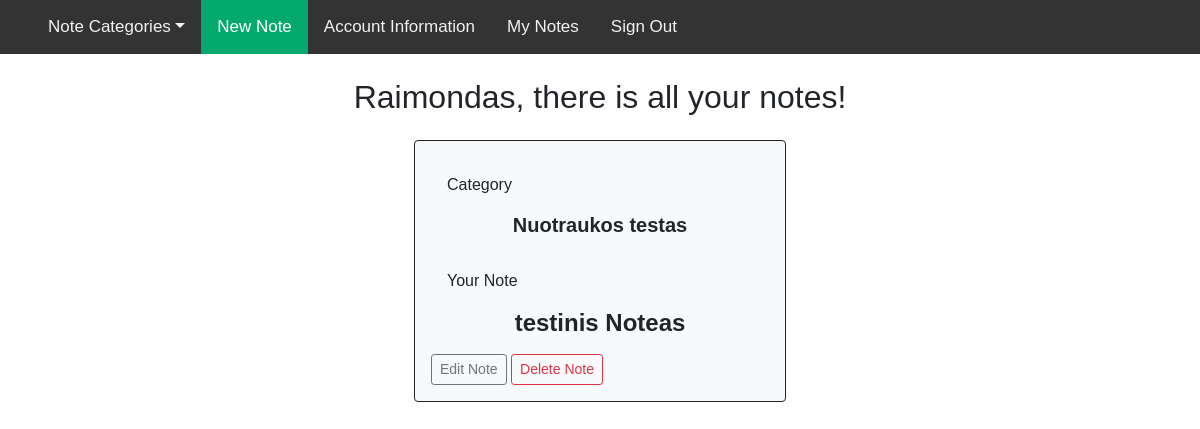
/read_review (signed in), run on an earlier commit of the app's database.
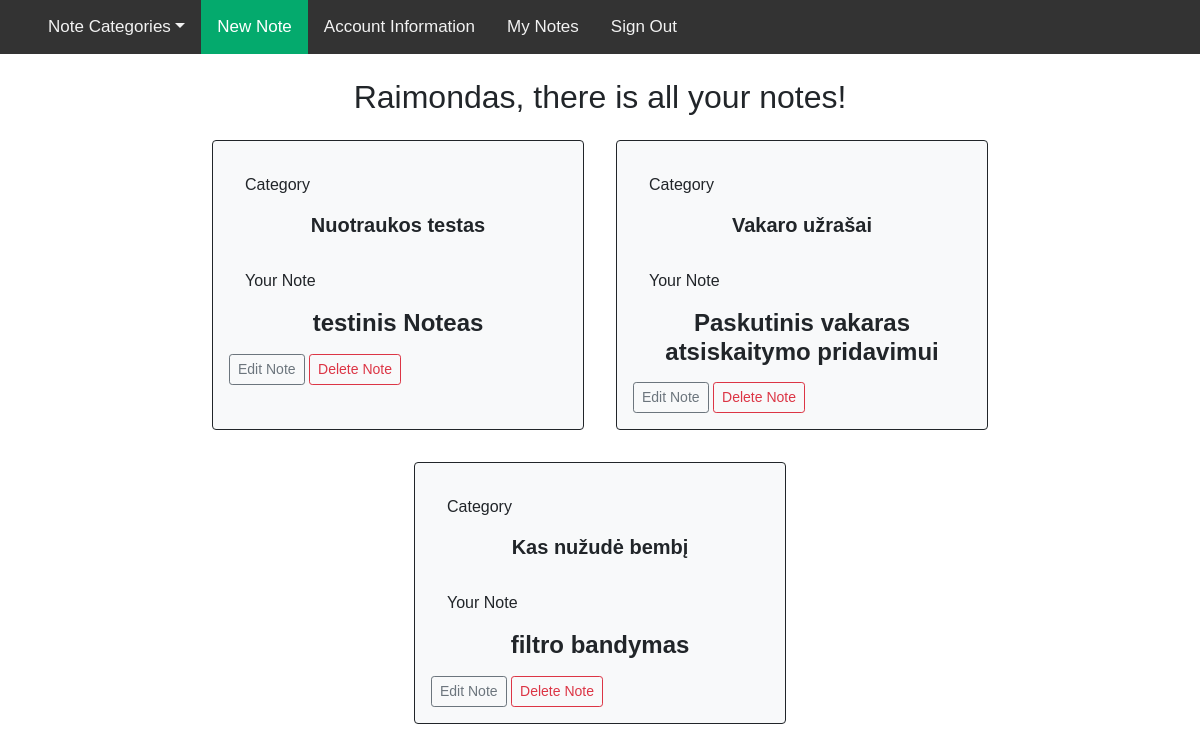
And on a later commit of the database.
### main.py (models this page shows, shortened)
class User(db.Model, UserMixin):
    __tablename__ = 'user'
    id = db.Column(db.Integer, primary_key=True)
    first_name = db.Column(db.Integer, nullable=False)
    last_name = db.Column(db.String(100), nullable=False)
    email_address = db.Column(db.String(100), nullable=False, unique=True)
    password = db.Column(db.String(100), nullable=False)
    is_admin = db.Column(db.Boolean, nullable=False, default=False)

class Review(db.Model):
    __tablename__ = 'review'
    id = db.Column(db.Integer, primary_key=True)
    date_posted = db.Column(db.DateTime, nullable=False, default=datetime.utcnow)
    content = db.Column(db.Text, nullable=False)
    user_id = db.Column(db.Integer, db.ForeignKey('user.id'), nullable=False)
    user = db.relationship("User")
    books_id = db.Column(db.Integer, db.ForeignKey('books.id'))
    book_name = db.relationship("Books")

class Books(db.Model):
    __tablename__ = 'books'
    id = db.Column(db.Integer, primary_key=True)
    book_name = db.Column(db.String(100), nullable=False)
    image_file = db.Column(db.String(20), nullable=False, default='default.jpg')
    user_id = db.Column(db.Integer, db.ForeignKey("user.id"))
    user = db.relationship("User")
    author_id = db.Column(db.Integer, db.ForeignKey("author.id"))
    author = db.relationship("Author")
    def __repr__(self):
        return f'{self.book_name}'

### main.py (the view)
@app.route('/read_review')
@login_required
def read_review():
    try:
        reviews = Review.query.all()
    except:
        reviews = []
    return render_template("read_review.html", reviews=reviews)

### main.py (called while the page is built)
@login_manager.user_loader
def load_user(user_id):
    return User.query.get(user_id)

### templates/read_review.html (shortened to what this page needs)
{% extends "base.html" %}
{% block content %}
<div class="text-center">
    <h2 class="account-heading">{{ current_user.first_name }}, there is all your notes!</h2>
</div>
        <div class="content d-flex flex-wrap justify-content-center">
            {% for review in reviews %}
            {% if review.user.id == current_user.id %}
            <div class="col-5 col-sm-4 p-3 m-3 border border-dark rounded-2 bg-light">
                <div class="m-3">
                    <p>Category</p>
                    <h5 class="text-center"><strong>{{ review.book_name }}</strong></h5>
                    <p>Your Note</p>
                    <h4 class="text-center"><strong>{{ review.content }}</strong></h4>
                </div>
                <a href="{{ url_for('edit_review', id=review.id)}}" class="btn btn-outline-secondary btn-sm">Edit Note</a>
                <a href="{{ url_for('delete_review', id=review.id)}}" class="btn btn-outline-danger btn-sm">Delete Note</a>
            </div>
            {% endif %}
            {% endfor %}
        </div>
{% endblock %}

### templates/base.html (shortened to what this page needs)
<!doctype html>
<html lang="en">
<head>
    <link rel="stylesheet" href="https://cdnjs.cloudflare.com/ajax/libs/font-awesome/4.7.0/css/font-awesome.min.css">
    <link href="https://cdn.jsdelivr.net/npm/bootstrap@5.0.2/dist/css/bootstrap.min.css" rel="stylesheet"
>
</head>
<body>
<div class="topnav" id="myTopnav">
    <ul>
   {% if current_user.is_authenticated %}
    <a class="nav-link dropdown-toggle" href="#" id="navbarDropdown" role="button" data-toggle="dropdown" aria-haspopup="true" aria-expanded="false">
          Note Categories</a>
  <a class="nav-link active" href="{{ url_for('review') }}">New Note</a>
  <a class="nav-link" href="{{ url_for('update_account_information') }}">Account Information</a>
  <a class="nav-link" href="{{ url_for('read_review') }}">My Notes</a>
  <a class="nav-link" href="{{ url_for('sign_out') }}">Sign Out</a>
   {% else %}
  <a class="nav-link" href="{{ url_for('sign_up') }}">Sign Up</a>
  <a class="nav-link" href="{{ url_for('sign_in') }}">Sign In</a>
   {% endif %}
    </ul>
</div>
<div class="container">
    <br>
    {% block content %}
    {% endblock %}
</div>
</body>
</html>

### templates/base.html (style rules this page uses)
body { margin: 0; font-family: Arial, Helvetica, sans-serif; }
.topnav { overflow: hidden; background-color: #333; }
.topnav a { float: left; display: block; color: #f2f2f2; text-align: center; padding: 14px 16px; text-decoration: none; font-size: 17px; }
.topnav a.active { background-color: #04AA6D; color: white; }

What changed in the data, as far as the page shows it:
added Review: book_name "Vakaro užrašai", content "Paskutinis vakaras atsiskaitymo pridavimui"
added Review: book_name "Kas nužudė bembį", content "filtro bandymas"
